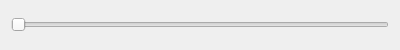
<?xml version="1.0" encoding="UTF-8"?>
<ui version="4.0">
 <class>LinSeekDialog</class>
 <widget class="QDialog" name="LinSeekDialog">
  <property name="geometry">
   <rect>
    <x>0</x>
    <y>0</y>
    <width>400</width>
    <height>50</height>
   </rect>
  </property>
  <property name="windowTitle">
   <string>Seek To Time</string>
  </property>
  <layout class="QVBoxLayout" name="verticalLayout">
   <item>
    <widget class="QSlider" name="seekSlider">
     <property name="orientation">
      <enum>Qt::Horizontal</enum>
     </property>
    </widget>
   </item>
  </layout>
 </widget>
 <resources/>
 <connections/>
</ui>
